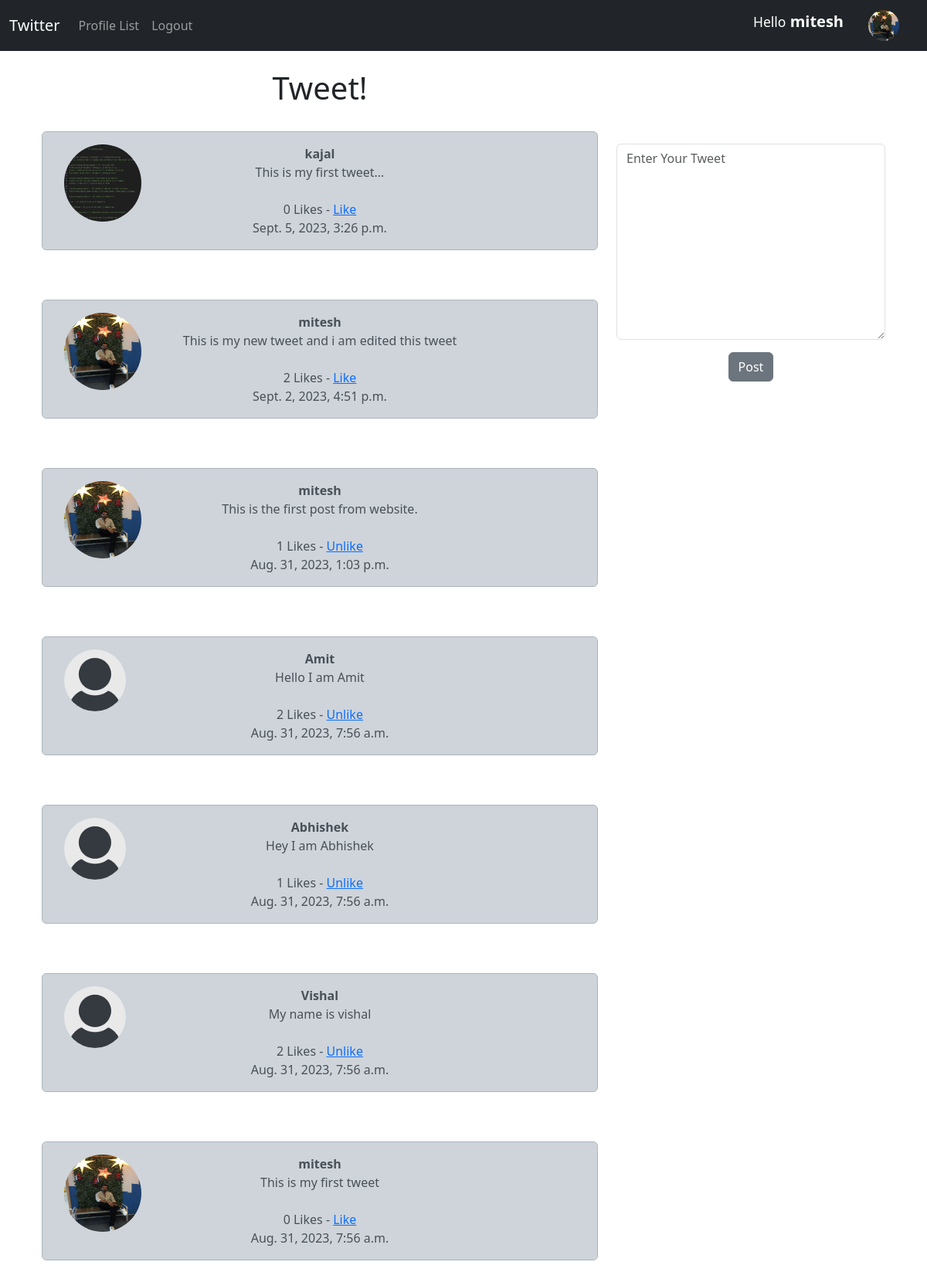
The app's page / (signed in) with its own data.
### twitter/models.py (models this page shows, shortened)
class Profile(models.Model):
    user = models.OneToOneField(User, on_delete=models.CASCADE)
    follows = models.ManyToManyField("self", related_name="followed_by", symmetrical=False, blank=True)
    date_modified = models.DateTimeField(User, auto_now=True)
    profile_image = models.ImageField(null=True, blank=True, upload_to='images/')
    profile_bio = models.CharField(null=True, blank=True, max_length=500)
    homepage_link = models.CharField(null=True, blank=True, max_length=100)
    facebook_link = models.CharField(null=True, blank=True, max_length=100)
    instagram_link = models.CharField(null=True, blank=True, max_length=100)
    linkedin_link = models.CharField(null=True, blank=True, max_length=100)

class Tweet(models.Model):
    user = models.ForeignKey(User, related_name="tweets", on_delete=models.DO_NOTHING)
    body = models.CharField(max_length=200)
    created_at = models.DateTimeField(auto_now_add=True)
    likes = models.ManyToManyField(User, related_name="tweet_like", blank=True)
    def number_of_likes(self):
        return self.likes.count()

### twitter/views.py (the view, shortened to what this page needs)
# urls.py: path('', views.home, name='home'),
def home(request):
    if request.user.is_authenticated:
        form = TweetForm(request.POST or None)
        tweets = Tweet.objects.all().order_by("-created_at")
        return render(request, 'home.html', {"tweets":tweets, "form":form})
    else:
        tweets = Tweet.objects.all().order_by("-created_at")
        return render(request, 'home.html', {"tweets":tweets})

### twitter/forms.py
class TweetForm(forms.ModelForm):
    body = forms.CharField(required=True,
            widget=forms.widgets.Textarea(
                attrs={
                    "placeholder": "Enter Your Tweet",
                    "class": "form-control",
                }
            ),
            label="",
        )
    class Meta:
        model = Tweet
        exclude = ("user", "likes")

### twitter/templates/home.html (shortened to what this page needs)
{% extends 'base.html' %}
{% load static %}
{% block content %}
<div class="container text-center">
    <div class="row">
        <div class="col-8">
            <h1>Tweet!</h1><br/>
            {% for tweet in tweets %}
            <div class="alert alert-dark" role="alert">
                <div class="container">
                    <div class="row">
                        <div class="col-1">
                            {% if tweet.user.profile.profile_image %}
                              <img src="{{tweet.user.profile.profile_image.url}}" width=100 height=100 class="rounded-circle" alt="{{profile.user.username}}">
                            {% else %}
                              <img src="{% static 'images/default_profile_pic.png' %}" width=80 height=80 class="rounded-circle" alt="Profile Image">
                            {% endif %}
                        </div>
                        <div class="col-10">
                            <strong>{{tweet.user}}</strong><br/>
                            {{tweet.body}}<br/><br/>
                            {{ tweet.number_of_likes }} Likes -
                            {% if user in tweet.likes.all %}
                                <a href={% url 'tweet_like' tweet.id %}>Unlike</a> <br/>
                            {% else %}
                                <a href={% url 'tweet_like' tweet.id %}>Like</a> <br/>
                            {% endif %}
                            {{tweet.created_at}}
                        </div>
                    </div>
                </div>
            </div> <br/><br/>
            {% endfor %}
        </div>
        <div class="col-4">
            <br/><br/><br/><br/>
            {% if form %}
                <form method=POST>
                    {{ form.as_p }}
                    <button type="submit" class="btn btn-secondary">Post</button>
                </form>
              {% endif %}
        </div>
{% endblock content %}

### twitter/templates/navbar.html (shortened to what this page needs)
{% load static %}
<nav class="navbar navbar-expand-lg navbar-dark bg-dark">
    <div class="container-fluid">
      <a class="navbar-brand" href="{% url 'home' %}">Twitter</a>
      <div class="collapse navbar-collapse" id="navbarSupportedContent">
        <ul class="navbar-nav me-auto mb-2 mb-lg-0">
          <li class="nav-item">
            <a class="nav-link" href="{% url 'profile_list' %}">Profile List</a>
          </li>
          {% if user.is_authenticated %}
          <li class="nav-item">
            <a class="nav-link" href="{% url 'logout' %}">Logout</a>
          </li>
          {% endif %}
        </ul>
        {% if user.is_authenticated %}
        <ul class="navbar-nav ml-auto">
          <li class="nav-link navbar-brand">
          <small>Hello</small> <strong>{{ user }}</strong>
          </li>
          <li class="nav-link navbar-brand">
            <a href="{% url 'profile' request.user.id %}">
              {% if user.profile.profile_image %}
                <img src="{{ user.profile.profile_image.url }}" class="rounded-circle" width=40 height=40>
              {% else %}
                <img src="{% static 'images/default_profile_pic.png' %}" class="rounded-circle" width=40 height=40>
              {% endif %}
            </a>
          </li>
        </ul>
        {% endif %}
      </div>
    </div>
  </nav>

### records on screen
Tweet: user.profile.profile_image (picture), user "kajal", body "This is my first tweet...", number_of_likes "0", shows "Like", created_at "Sept. 5, 2023, 3:26 p.m."
Tweet: user.profile.profile_image (picture), user "mitesh", body "This is my new tweet and i am edited this tweet", number_of_likes "2", shows "Like", created_at "Sept. 2, 2023, 4:51 p.m."
Tweet: user.profile.profile_image (picture), user "mitesh", body "This is the first post from website.", number_of_likes "1", shows "Unlike", created_at "Aug. 31, 2023, 1:03 p.m."
Tweet: user "Amit", body "Hello I am Amit", number_of_likes "2", shows "Unlike", created_at "Aug. 31, 2023, 7:56 a.m."
Tweet: user "Abhishek", body "Hey I am Abhishek", number_of_likes "1", shows "Unlike", created_at "Aug. 31, 2023, 7:56 a.m."
Tweet: user "Vishal", body "My name is vishal", number_of_likes "2", shows "Unlike", created_at "Aug. 31, 2023, 7:56 a.m."
Tweet: user.profile.profile_image (picture), user "mitesh", body "This is my first tweet", number_of_likes "0", shows "Like", created_at "Aug. 31, 2023, 7:56 a.m."

### other values on screen
{{ user }} "mitesh"
